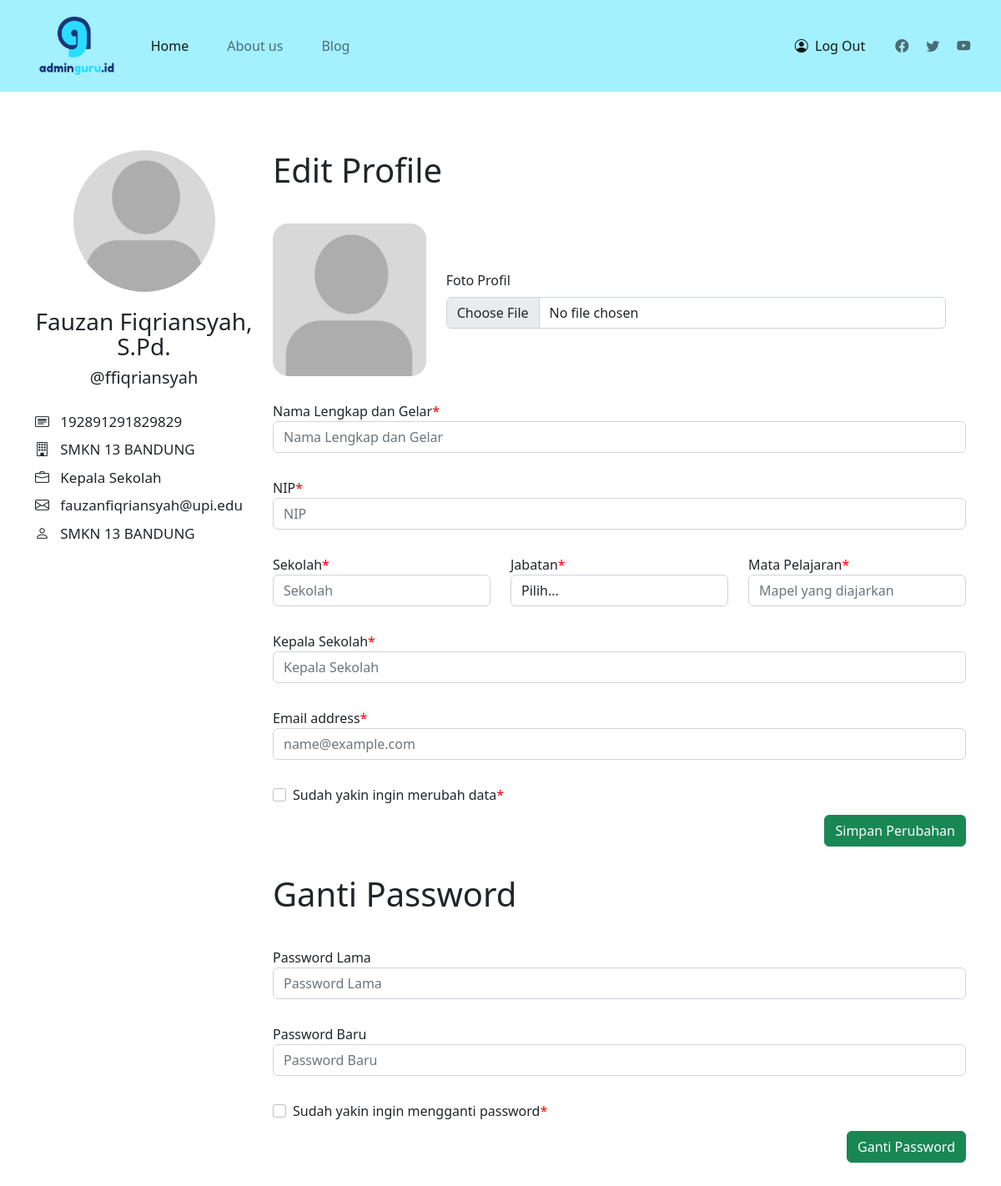
Page /edit-profile/edit.php?username=agustian (signed in) on the earlier database version.
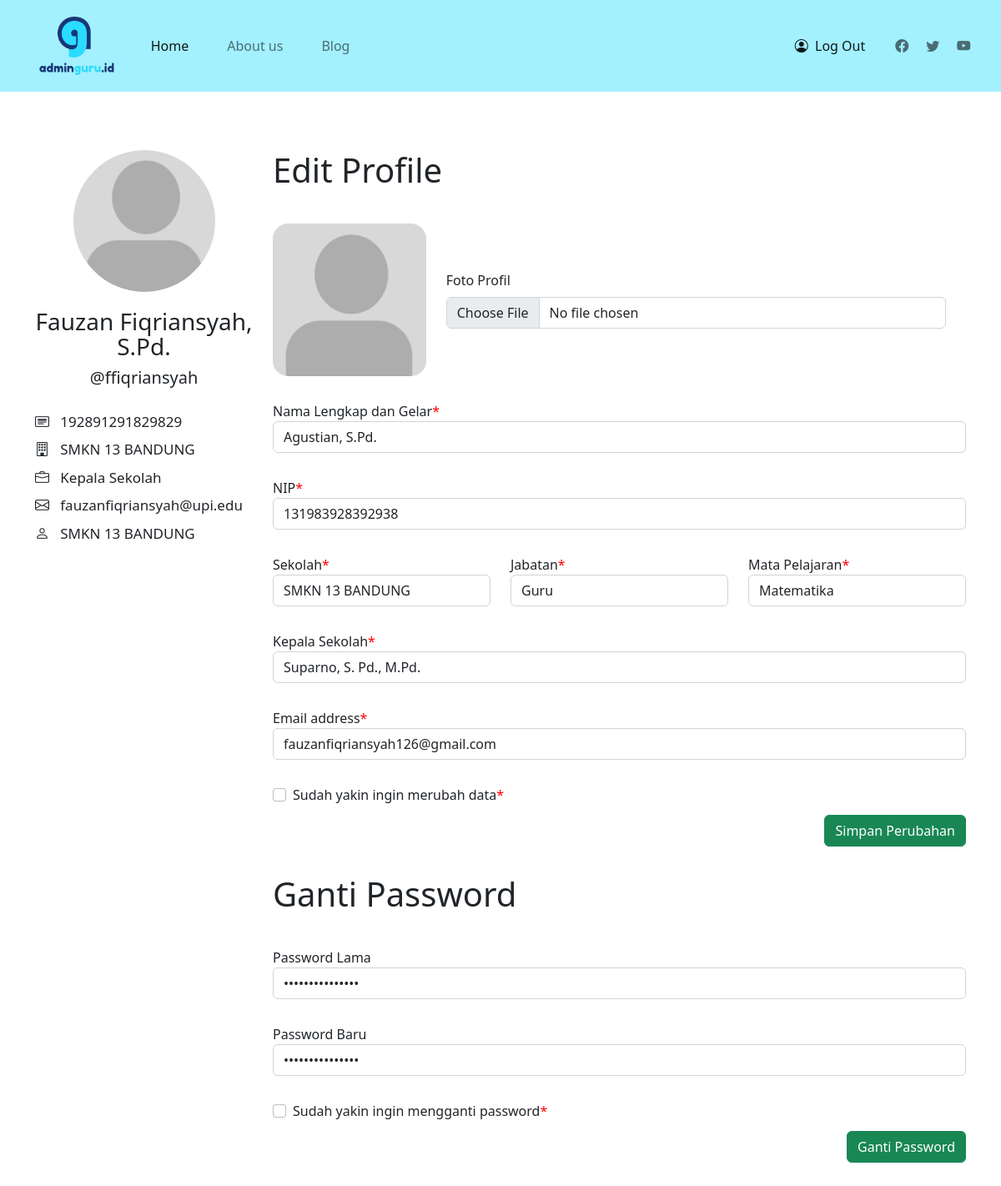
Same page on the later database version.
### tables this page shows
CREATE TABLE `table_user` (
  `id` int(11) NOT NULL,
  `nip` varchar(18) NOT NULL,
  `nama` varchar(255) NOT NULL,
  `username` varchar(255) NOT NULL,
  `email` varchar(255) NOT NULL,
  `jabatan` varchar(255) NOT NULL,
  `sekolah` varchar(255) NOT NULL,
  `kepala_sekolah` varchar(255) NOT NULL,
  `mapel` varchar(255) NOT NULL,
  `password` varchar(255) NOT NULL,
  `profile_img` varchar(255) NOT NULL
);

### edit-profile/edit.php (the view, shortened to what this page needs)
<?php
	include("../backend/conn.php");
	$username = $_GET['username'];
	$sql = "SELECT * FROM table_user WHERE username = '$username'";
	$result = mysqli_query($con, $sql);
	$r = mysqli_fetch_assoc($result);
	$id_user = $r['id'];
 ?>
<!DOCTYPE html>
<html>
<head>
	<link rel="stylesheet" type="text/css" href="../style/edit-profile/style.css">
	<link href="https://cdn.jsdelivr.net/npm/bootstrap@5.2.0/dist/css/bootstrap.min.css" rel="stylesheet">
	<link rel="stylesheet" href="https://cdn.jsdelivr.net/npm/bootstrap-icons@1.9.1/font/bootstrap-icons.css">
</head>
<body>
    <div class="nav-parent">
		<nav class="navbar navbar-expand-lg sticky-top navbar-light">
			<div class="container-fluid">
				<div class="logo-parent">
					<div class="logo">
						<img class="logo-icon" src="../images/logo-removebg-preview.png" alt="logo">
					</div>
				</div>
                <div class="collapse navbar-collapse navbar-left" id="navbarNav">
                    <ul class="navbar-nav">
                        <li class="nav-item">
                        <a class="nav-link active" aria-current="page" href="../">Home</a>
                        </li>
                        <li class="nav-item">
                        <a class="nav-link" href="#">About us</a>
                        </li>
                        <li class="nav-item">
                        <a class="nav-link" href="../blog">Blog</a>
                        </li>
                    </ul>
                </div>
				<div class="collapse navbar-collapse navbar-right" id="navbarNav"  >
					<ul class="navbar-nav mb-2 mb-lg-0 icon-sosmed">
                        <li class="nav-text">
					          <a class="nav-link active" href="../backend/logout/logout.php"><i class="bi bi-person-circle"></i>&nbsp;&nbsp;Log Out</a>
					    </li>
						<li class="nav-icon icon-sosmed">
							<a class="nav-link icon-sosmed" href="#"><i class="bi bi-facebook"></i></a>
						</li>
						<li class="nav-icon icon-sosmed">
							<a class="nav-link icon-sosmed" href="#"><i class="bi bi-twitter"></i></a>
						</li>
						<li class="nav-icon icon-sosmed">
							<a class="nav-link icon-sosmed" href="#"><i class="bi bi-youtube"></i></a>
						</li>
					</ul>
				</div>
			</div>
		</nav>
	</div>
    <div class="row-1">
		<div class="container">
			<div class="row row-profile">
				<div class="col-lg-3">
                    <center><img src="../images/profile-img/<?php echo $_SESSION['profile_img']; ?>" class="profile-pic" id="profile-pic"></center>
                    <h3 class="profile-name"><?php echo $_SESSION['nama']; ?></h3>
                    <span class="username">@<?php echo $_SESSION['username']; ?></span>
                    <div class="info">
                        <span class="info-item"><i class="bi bi-card-heading"></i>&nbsp;&nbsp;  <?php echo $_SESSION['nip']; ?></span>
                        <span class="info-item"><i class="bi bi-building"></i>&nbsp;&nbsp; <?php echo $_SESSION['sekolah']; ?></span>
                        <span class="info-item"><i class="bi bi-briefcase"></i>&nbsp;&nbsp; <?php echo $_SESSION['jabatan']; ?></span>
                        <span class="info-item"><i class="bi bi-envelope"></i>&nbsp;&nbsp; <?php echo $_SESSION['email']; ?></span>
                        <span class="info-item"><i class="bi bi-person"></i>&nbsp;&nbsp; <?php echo $_SESSION['mapel']; ?></span>
                    </div>
                </div>
				<div class="col-lg-9 nav-info-user">
					<div class="editprofile-title">
						<h1>Edit Profile</h1>
					</div>
					<div class=form-1>
						<form>
							<div class="row form-group choose-file">
								<div class="col-md-3">
									<img class="change-photo" src="../images/profile-img/<?php echo $_SESSION['profile_img']; ?>" id="profile-pic-edit">
								</div>
								<div class="col-md-9">
									<label class="form-label" for="customFile">Foto Profil</label>
									<input type="file" class="form-control" id="customFile" />
								</div>
							</div>
							<div class="row form-group">
								<label for="inputNama">Nama Lengkap dan Gelar<span>*</span></label>
								<div class="col">
								<input type="text" class="form-control" placeholder="Nama Lengkap dan Gelar" id="namaLengkap" value="<?php echo $r['nama']; ?>">
								</div>
							</div>
							<div class="form-group">
								<label for="inputNIP">NIP<span>*</span></label>
								<input type="text" class="form-control" id="inputNIP" placeholder="NIP" value="<?php echo $r['nip']; ?>">
							</div>
							<div class="row">
								<div class="form-group col-md-4">
									<label for="inputSekolah">Sekolah<span>*</span></label>
									<input type="text" class="form-control" id="inputSekolah" placeholder="Sekolah" value="<?php echo $r['sekolah']; ?>">
								</div>
								<div class="form-group col-md-4">
									<label for="inputJabatan">Jabatan<span>*</span></label>
									<select id="inputJabatan" class="form-control">
										<option>Pilih...</option>
										<option <?php if($r['jabatan'] == "Guru") echo "selected"; ?>>Guru</option>
									</select>
								</div>
								<div class="form-group col-md-4">
									<label for="inputMapel">Mata Pelajaran<span>*</span></label>
									<input type="text" class="form-control" id="inputMapel" placeholder="Mapel yang diajarkan" value="<?php echo $r['mapel']; ?>">
								</div>
							</div>
							<div class="row form-group">
								<label for="inputNama">Kepala Sekolah<span>*</span></label>
								<div class="col">
								<input type="text" class="form-control" placeholder="Kepala Sekolah" id="kepsek" value="<?php echo $r['kepala_sekolah']; ?>">
								</div>
							</div>
							<div class="form-group">
								<label for="inputEmail">Email address<span>*</span></label>
								<input type="email" class="form-control" id="inputEmail" placeholder="name@example.com" value="<?php echo $r['email']; ?>">
							</div>
							<div class="form-group form-check">
								<input type="checkbox" class="form-check-input" id="verif">
								<label class="form-check-label" for="verif" >Sudah yakin ingin merubah data<span>*</span></label>
							</div>
							<div class="class-btn">
								<button type="button" class="btn btn-success submit-btn" id="submit" data-id='<?php echo $id_user; ?>'>Simpan Perubahan</button>
							</div>
						</form>
					</div>
					<div class="form-2">
						<div class="editprofile-title">
							<h1>Ganti Password</h1>
						</div>
						<form>
							<div class="form-group">
								<label for="inputPasswordLama">Password Lama</label>
								<input type="password" class="form-control" id="inputPasswordLama" placeholder="Password Lama" value="<?php echo $r['nip']; ?>">
							</div>
							<div class="form-group">
								<label for="inputPasswordBaru">Password Baru</label>
								<input type="password" class="form-control" id="inputPasswordBaru" placeholder="Password Baru" value="<?php echo $r['nip']; ?>">
							</div>
							<div class="form-group form-check">
								<input type="checkbox" class="form-check-input" id="verif">
								<label class="form-check-label" for="verif" >Sudah yakin ingin mengganti password<span>*</span></label>
							</div>
							<div class="class-btn">
								<button type="button" class="btn btn-success submit-btn" id="submit" data-id='<?php echo $id_user; ?>'>Ganti Password</button>
							</div>
						</form>
					</div>
				</div>
			</div>
		</div>
	</div>
	<div class="toast-container position-fixed bottom-0 end-0 p-3">
	</div>
</body>
</html>

### style/edit-profile/style.css (style rules this page uses)
html { width: 100%; height: 100%; }
body { width: 100%; height: 100%; margin:0; padding: 0; top: 0; bottom: 0; left: 0; right: 0; font-family: 'Montserrat', sans-serif; display: flex; flex-direction: column; }
.logo-parent { margin-top: 1%; margin-left: 3%; margin-bottom: 1%; z-index: 3; }
.logo-icon { height: 70px; display: inline-block; vertical-align: top; z-index: 3; }
.navbar-left { display: inline-block; justify-content: start; width: auto; white-space: nowrap; z-index: 3; margin-left: 3%; }
.navbar-nav .nav-item { margin-right: 30px; }
.navbar-right { display: inline-block; justify-content: end; width: auto; white-space: nowrap; z-index: 3; margin-right: 1%; }
nav { position: relative; z-index: 1; top: 0px; background-color: #A3F0FF; }
.nav-text { margin-right: 20px; }
.nav-icon { margin-right: 5px; }
.nav-info-user { padding-left: 25px; }
.profile-pic { width: 170px; height: 170px; border-radius: 50%; }
.container .row-profile { padding-top: 50px; }
.profile-name { text-align: center; margin-top: 20px; line-height: 30px; }
.username { text-align: center; display: block; font-size: 20px; }
.info { width: 100%; margin-top: 25px; }
.info-item { font-size: 17px; margin-top: 8px; display: block; }
.row-1 { margin-top: 20px; margin-left: 30px; margin-right: 30px; }
.editprofile-title { margin-bottom: 40px; }
.change-photo { display: inline-block; width: 100%; height: auto; border-radius: 10%; }
.choose-file { width: 100%; height: 100%; display: flex; align-items: center; }
.choose-file .col-md-9 { margin: 0; }
.form-group { margin-bottom: 30px; }
.form-group span { color: red; }
.class-btn { display: block; }
.submit-btn { display: block; margin-top: 10px; margin-bottom: 50px; float: right; }
.form-2 { margin-top: 10%; }

Differences in the rows shown:
added table_user: nama "Agustian, S.Pd.", nip "131983928392938", sekolah "SMKN 13 BANDUNG", jabatan "Guru", mapel "Matematika", kepala_sekolah "Suparno, S. Pd., M.Pd.", email "fauzanfiqriansyah126@gmail.com"
Other differences:
form field value: "Pilih..." → (not shown)
